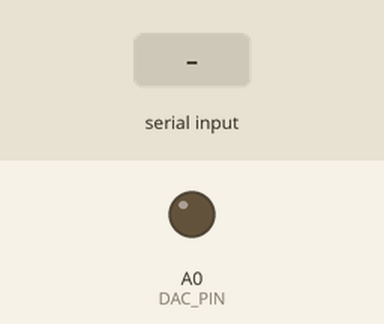
Simulated run of this program. Board: Arduino Uno R4 WiFi. Shown: output pins drawn as LEDs (lit = HIGH). Inputs (shaded band) come from the test bench.

Above: at 1.2 s.
1.3 s: byte 30 received over Serial
At 2.3 s:
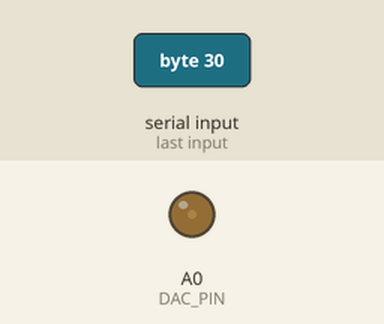
2.8 s: byte 90 received over Serial
At 3.4 s:
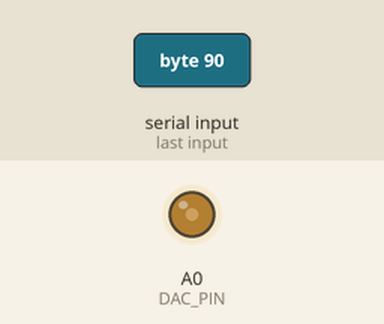
Timing chart, 0 to 5.8 s (numbered marks = the images above; inputs shaded):
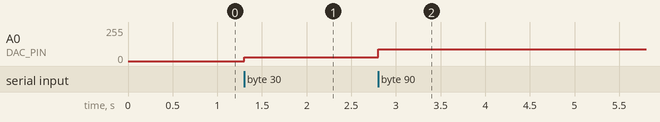

The program:

main.cpp
```cpp
#include <Arduino.h>

uint8_t valor_recibido;
const int DAC_PIN = A0;
const long BAUD_RATE = 115200;
int valor_dac = 0;


void setup() {


  Serial.begin(BAUD_RATE, SERIAL_8N1);
  pinMode(DAC_PIN, OUTPUT);
  analogReadResolution(12); // Configura la resolución de lectura analógica a 12 bits (0-4095)

}

void loop() {


  /* se lee el valor de la señal AM desde el puerto serial y se muestra en el monitor serial. */

  if (Serial.available() > 0) {
    valor_recibido = Serial.read();


  }

  analogWrite(DAC_PIN, valor_recibido); // Escribe el valor en el pin DAC


  //delay(20); // Pequeña pausa para evitar saturar el puerto serial
}

// put function definitions here:
```

Measured:
- after the input at 1.3 s, A0 (DAC_PIN): 0/255 → 30/255 at once
- after the input at 2.8 s, A0 (DAC_PIN): 30/255 → 90/255 at once
